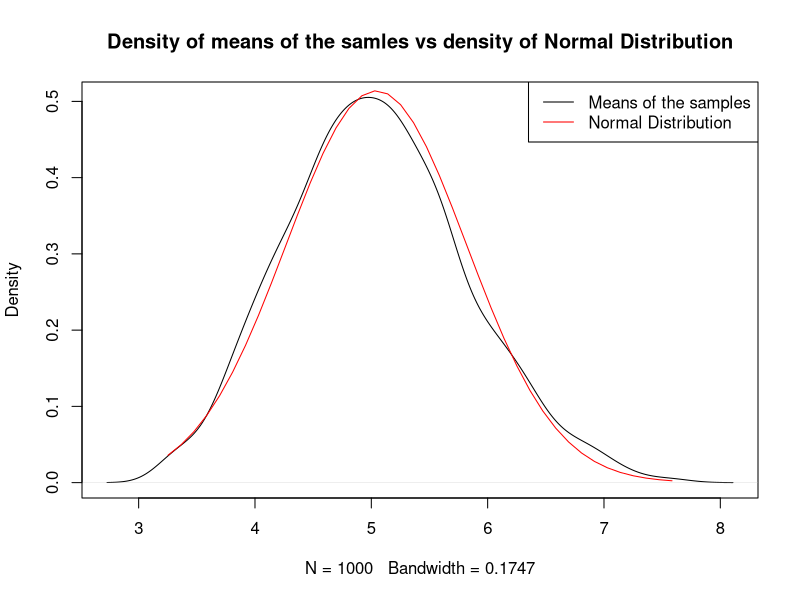

Write R code to recreate this figure.
## ---- chunk 1
set.seed(5)
num_sim <- 1000
num_samples <- 40

lambda <- 0.2

# known properties of exponential dist
mn_theory <- 1/lambda
std_theory <- (1/lambda)/sqrt(num_samples)
vr_theory <- std_theory^2

# generate the sample data
data_sim <- replicate(num_sim, rexp(num_samples, lambda))


## ---- chunk 2
# record the means for each of sample data
mn_sim_all <- apply(data_sim, 2, mean) 

# normal dist
ndist <- rnorm(num_sim * num_samples, mean=mean(mn_sim_all), sd=sd(mn_sim_all))

mn_sim <- mean(mn_sim_all)

## ---- chunk 3
mn_sim
## ---- chunk 4
mn_theory
## ---- chunk 5
# get the sim data stats
std_sim_all <- sd(mn_sim_all)
vr_sim_all <- var(mn_sim_all)
## ---- chunk 6
vr_sim_all
## ---- chunk 7
vr_theory
## ---- chunk 8
# we will use the density of the means
# http://www.statmethods.net/graphs/density.html

d <- density(mn_sim_all, kernel="gaussian")

# plot the distribution of the means
plot(
  d,
  main = 'Density of means of the samles vs density of Normal Distribution'
)

# now overlay a line for normal distribution

# create the x-vals from the means, between their min and max
x <- seq(
  min(mn_sim_all),
  max(mn_sim_all),
  length=num_samples
)

# the normal dist density
d_ndist <- dnorm(
  x,
  mean=mean(mn_sim_all),
  sd=sd(mn_sim_all)
)

# add the lines
lines(x, d_ndist, col="red")

legend(
  'topright',
  c('Means of the samples', 'Normal Distribution'),
  lty = 1,
  col = c('black', 'red')
)

## ---- chunk 9
mean(mn_sim_all)
var(mn_sim_all)
## ---- chunk 10
mean(ndist)
var(ndist)
